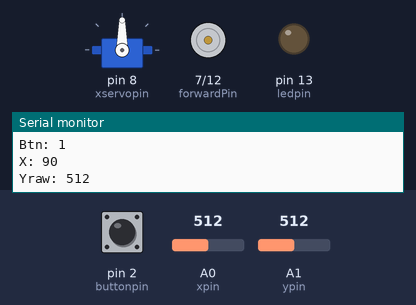
Bench run of a sketch on a simulated Arduino Uno, built with avr-gcc and run on an emulated ATmega328P. Shown: servo, motor-driver pin pairs drawn as motors (green arrow = first pin HIGH = forward, orange = second pin HIGH = backward, longer = more drive, scaled by the enable pin), output pins drawn as LEDs (lit = HIGH), the last lines printed to the serial monitor. The inputs (shaded band) are chosen by the test bench; at power-on: A0 (xpin) = 512, A1 (ypin) = 512, pin 2 (buttonpin) HIGH.

Above: at 1.5 s.
1.6 s: A0 (xpin) set to 716
At 2.4 s:
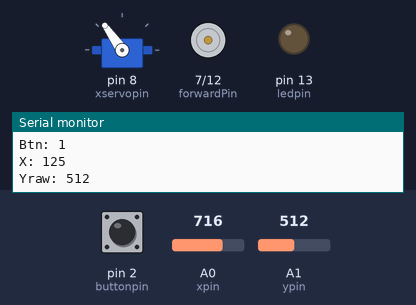
3.1 s: A1 (ypin) set to 716
At 4.3 s:
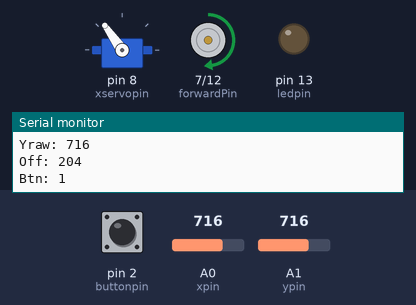
4.6 s: pin 2 (buttonpin) pulled LOW for 0.15 s
At 4.68 s:
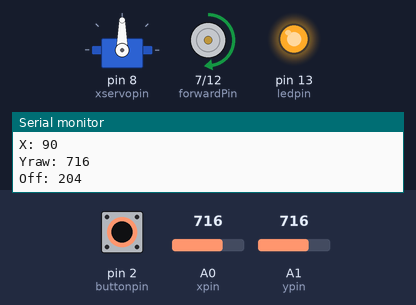
6.2 s: A0 (xpin) set to 900
At 7.3 s:
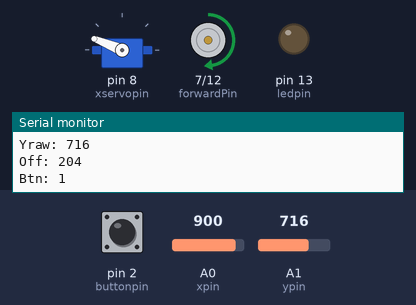
7.7 s: A1 (ypin) set to 900
At 8.5 s:
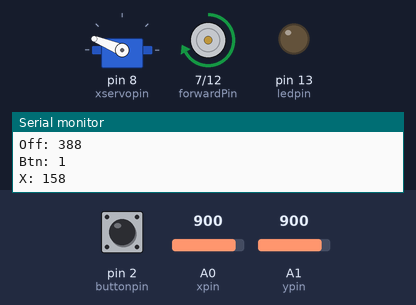
9.2 s: pin 2 (buttonpin) pulled LOW for 1 s
At 9.6 s:
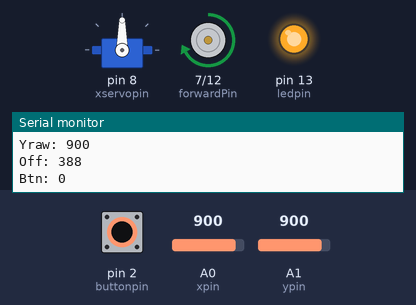
Timing chart, 0 to 12.2 s (numbered marks = the images above; inputs shaded):
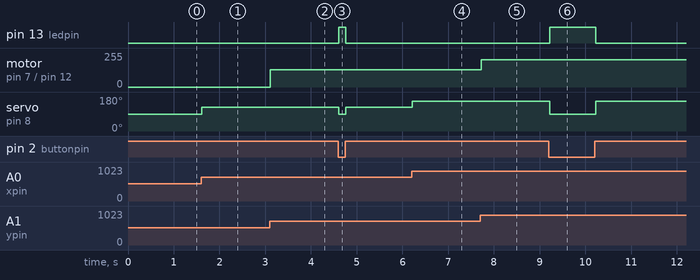

The sketch:

Servo-DCmotor.ino
```cpp
#include <Servo.h>

const int ledpin = 13;

const int xpin = A0;
const int ypin = A1;
const int buttonpin = 2;

const int xservopin = 8;

const int ENA = 5;
const int forwardPin = 7;
const int backwardPin = 12;

const int deadzone = 60;
const int minspeed = 70;

int center = 512;

int xval;
int yval;
int buttonstate;
int xservopos;

Servo xservo;

void setup() {
  Serial.begin(9600);

  pinMode(ledpin, OUTPUT);
  pinMode(xpin, INPUT);
  pinMode(ypin, INPUT);
  pinMode(buttonpin, INPUT_PULLUP);

  pinMode(ENA, OUTPUT);
  pinMode(forwardPin, OUTPUT);
  pinMode(backwardPin, OUTPUT);

  xservo.attach(xservopin);
  long sum = 0;
  for (int i = 0; i < 32; i++) {
    sum += analogRead(ypin);
    delay(10);
  }
  center = sum / 32;

  Serial.print("Y center measured at: ");
  Serial.println(center);
}

void loop() {
  xval = analogRead(xpin);
  yval = analogRead(ypin);
  buttonstate = digitalRead(buttonpin);
  xservopos = map(xval, 0, 1023, 0, 180);

  if (buttonstate == LOW) {
    xservopos = 90;
    digitalWrite(ledpin, HIGH);
  } else {
    digitalWrite(ledpin, LOW);
  }

  xservo.write(xservopos);
  int offset = yval - center;

  if (abs(offset) < deadzone) {
    digitalWrite(forwardPin, LOW);
    digitalWrite(backwardPin, LOW);
    analogWrite(ENA, 0);
  } else {
    int range;

    if (offset > 0) {// forward
      digitalWrite(forwardPin, HIGH);
      digitalWrite(backwardPin, LOW);
      range = 1023 - center;
    } else { // backward
      digitalWrite(forwardPin, LOW);
      digitalWrite(backwardPin, HIGH);
      range = center;
    }

    int speed = map(abs(offset), deadzone, range, minspeed, 255);
    speed = constrain(speed, minspeed, 255);
    analogWrite(ENA, speed);
  }

  Serial.print("X: ");
  Serial.println(xservopos);
  Serial.print("Yraw: ");
  Serial.println(yval);
  Serial.print("Off: ");
  Serial.println(offset);
  Serial.print("Btn: ");
  Serial.println(buttonstate);

  delay(20);
}
```

Measured:
- after the input at 1.6 s, servo on pin 8 (xservopin): 90° → 125° at once
- after the input at 3.1 s, motor on pin 7 (forwardPin) / pin 12 (backwardPin): stopped → forward 129/255 at once
- after the input at 4.6 s, pin 13 (ledpin): LOW → HIGH at once, → LOW 0.15 s later; servo on pin 8 (xservopin): 125° → 90° at once, → 125° 0.15 s later
- after the input at 6.2 s, servo on pin 8 (xservopin): 125° → 158° at once
- after the input at 7.7 s, motor on pin 7 (forwardPin) / pin 12 (backwardPin): forward 129/255 → forward 204/255 at once
- after the input at 9.2 s, pin 13 (ledpin): LOW → HIGH at once, → LOW 1.0 s later; servo on pin 8 (xservopin): 158° → 90° at once, → 158° 1.0 s later
